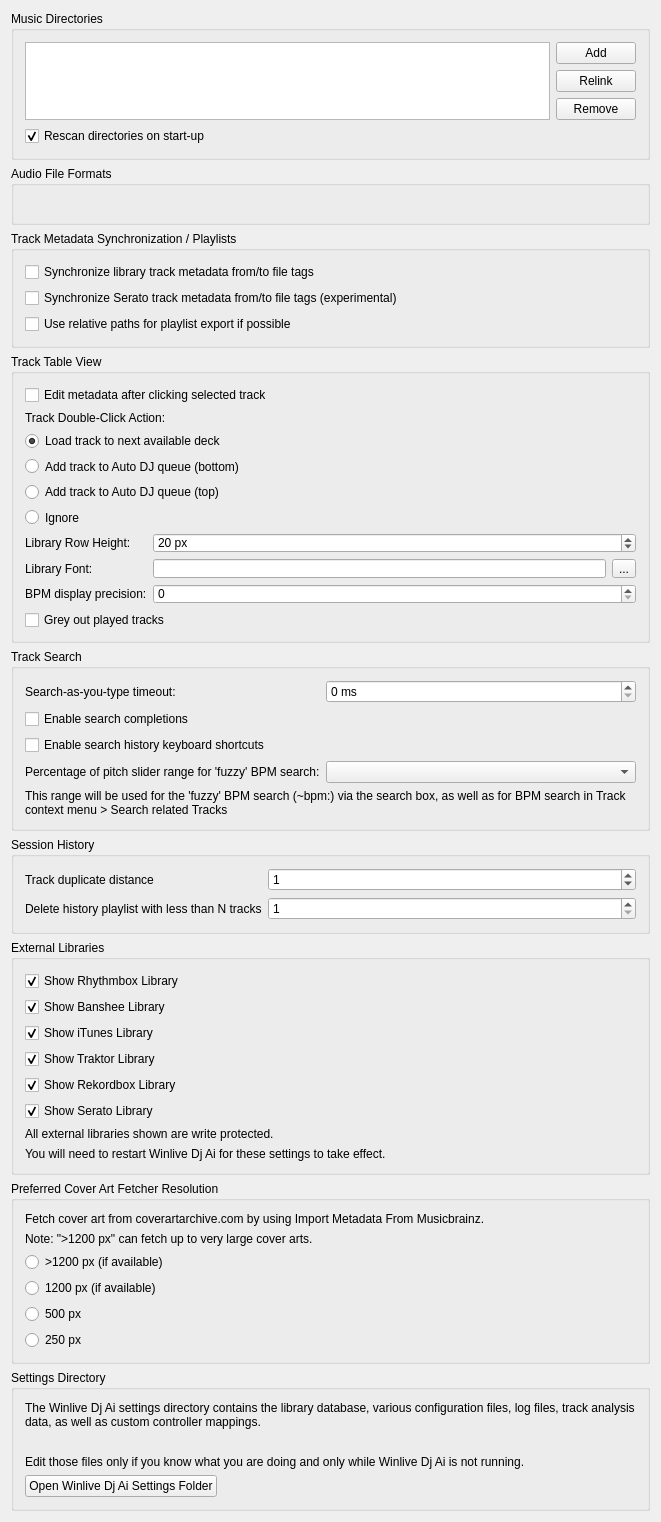
<?xml version="1.0" encoding="UTF-8"?>
<ui version="4.0">
 <class>DlgPrefLibraryDlg</class>
 <widget class="QWidget" name="DlgPrefLibraryDlg">
  <property name="geometry">
   <rect>
    <x>0</x>
    <y>0</y>
    <width>661</width>
    <height>1522</height>
   </rect>
  </property>
  <property name="windowTitle">
   <string notr="true">Library Preferences</string>
  </property>
  <layout class="QVBoxLayout" name="verticalLayout">

   <item>
    <widget class="QGroupBox" name="groupBox_MusicDirectories">
     <property name="title">
      <string>Music Directories</string>
     </property>
     <layout class="QGridLayout" name="gridLayout_music_directories">

      <item row="0" column="0" rowspan="3">
       <widget class="QListView" name="dirList">
        <property name="editTriggers">
         <set>QAbstractItemView::NoEditTriggers</set>
        </property>
        <property name="iconSize">
         <size>
          <width>16</width>
          <height>16</height>
         </size>
        </property>
        <property name="uniformItemSizes">
         <bool>true</bool>
        </property>
       </widget>
      </item>

      <item row="0" column="1">
       <widget class="QPushButton" name="pushButton_add_dir">
        <property name="font">
         <font/>
        </property>
        <property name="toolTip">
         <string>Add a directory where your music is stored. Winlive Dj Ai will watch this directory and its subdirectories for new tracks.</string>
        </property>
        <property name="text">
         <string>Add</string>
        </property>
       </widget>
      </item>

      <item row="1" column="1">
       <widget class="QPushButton" name="pushButton_relocate_dir">
        <property name="toolTip">
         <string>If an existing music directory is moved, Winlive Dj Ai doesn't know where to find the audio files in it. Choose Relink to select the music directory in its new location. &lt;br/&gt; This will re-establish the links to the audio files in the Winlive Dj Ai library.</string>
        </property>
        <property name="text">
         <string extracomment="This will re-establish the links to the audio files in the Winlive Dj Ai database if you move an music directory to a new location.">Relink</string>
        </property>
       </widget>
      </item>

      <item row="2" column="1">
       <widget class="QPushButton" name="pushButton_remove_dir">
        <property name="font">
         <font/>
        </property>
        <property name="toolTip">
         <string>If removed, Winlive Dj Ai will no longer watch this directory and its subdirectories for new tracks.</string>
        </property>
        <property name="text">
         <string>Remove</string>
        </property>
       </widget>
      </item>

      <item row="3" column="0" colspan="2">
       <widget class="QCheckBox" name="checkBox_library_scan">
        <property name="text">
         <string>Rescan directories on start-up</string>
        </property>
        <property name="checked">
         <bool>true</bool>
        </property>
       </widget>
      </item>

     </layout>
    </widget>
   </item>

   <item>
    <widget class="QGroupBox" name="groupBox_AudioFileFormats">
     <property name="title">
      <string>Audio File Formats</string>
     </property>
     <property name="flat">
      <bool>false</bool>
     </property>
     <layout class="QGridLayout" name="gridLayout_audio_formats">
      <item row="0" column="0">
       <widget class="QLabel" name="builtInFormats">
        <property name="text">
         <string/>
        </property>
        <property name="wordWrap">
         <bool>true</bool>
        </property>
       </widget>
      </item>
     </layout>
    </widget>
   </item>

   <item>
    <widget class="QGroupBox" name="groupBox_AudioFileTags">
     <property name="title">
      <string>Track Metadata Synchronization / Playlists</string>
     </property>
     <layout class="QGridLayout" name="gridLayout_metadata">
      <item row="0" column="0" colspan="2">
       <widget class="QCheckBox" name="checkBox_sync_track_metadata">
        <property name="toolTip">
         <string>Automatically write modified track metadata from the library into file tags and reimport metadata from updated file tags into the library</string>
        </property>
        <property name="text">
         <string>Synchronize library track metadata from/to file tags</string>
        </property>
       </widget>
      </item>

      <item row="1" column="0">
       <widget class="QCheckBox" name="checkBox_serato_metadata_export">
        <property name="toolTip">
         <string>Keeps track color, beat grid, bpm lock, cue points, and loops synchronized with SERATO_MARKERS/MARKERS2 file tags.&lt;br/&gt;&lt;br/&gt;WARNING: Enabling this option also enables the reimport of Serato metadata after files have been modified outside of Winlive Dj Ai. On reimport existing metadata in Winlive Dj Ai is replaced with the metadata found in file tags. Custom metadata not included in file tags like loop colors is lost.</string>
        </property>
        <property name="text">
         <string>Synchronize Serato track metadata from/to file tags (experimental)</string>
        </property>
       </widget>
      </item>

      <item row="2" column="0" colspan="2">
       <widget class="QCheckBox" name="checkBox_use_relative_path">
        <property name="text">
         <string>Use relative paths for playlist export if possible</string>
        </property>
       </widget>
      </item>
     </layout>
    </widget>
   </item>

   <item>
    <widget class="QGroupBox" name="groupBox_TrackTableView">
     <property name="title">
      <string>Track Table View</string>
     </property>
     <layout class="QGridLayout" name="gridLayout_track_table_view">

      <item row="1" column="0" colspan="3">
       <widget class="QCheckBox" name="checkBox_edit_metadata_selected_clicked">
        <property name="text">
         <string>Edit metadata after clicking selected track</string>
        </property>
       </widget>
      </item>

      <item row="2" column="0" colspan="3">
       <widget class="QLabel" name="label_doubeClickAction">
        <property name="text">
         <string>Track Double-Click Action:</string>
        </property>
        <property name="alignment">
         <set>Qt::AlignLeft|Qt::AlignVCenter</set>
        </property>
       </widget>
      </item>

      <item row="3" column="0" colspan="3">
       <widget class="QRadioButton" name="radioButton_dbclick_deck">
        <property name="text">
         <string>Load track to next available deck</string>
        </property>
        <property name="checked">
         <bool>true</bool>
        </property>
       </widget>
      </item>
      <item row="4" column="0" colspan="3">
       <widget class="QRadioButton" name="radioButton_dbclick_bottom">
        <property name="text">
         <string>Add track to Auto DJ queue (bottom)</string>
        </property>
       </widget>
      </item>
      <item row="5" column="0" colspan="3">
       <widget class="QRadioButton" name="radioButton_dbclick_top">
        <property name="text">
         <string>Add track to Auto DJ queue (top)</string>
        </property>
       </widget>
      </item>
      <item row="6" column="0" colspan="3">
       <widget class="QRadioButton" name="radioButton_dbclick_ignore">
        <property name="text">
         <string>Ignore</string>
        </property>
       </widget>
      </item>

      <item row="7" column="0">
       <widget class="QLabel" name="label_rowHeight">
        <property name="text">
         <string>Library Row Height:</string>
        </property>
        <property name="alignment">
         <set>Qt::AlignLeft|Qt::AlignVCenter</set>
        </property>
       </widget>
      </item>
      <item row="7" column="1" colspan="2">
       <widget class="QSpinBox" name="spinBox_row_height">
        <property name="suffix">
         <string> px</string>
        </property>
        <property name="minimum">
         <number>5</number>
        </property>
        <property name="maximum">
         <number>100</number>
        </property>
        <property name="value">
         <number>20</number>
        </property>
       </widget>
      </item>

      <item row="8" column="0">
       <widget class="QLabel" name="label_libraryFont">
        <property name="text">
         <string>Library Font:</string>
        </property>
        <property name="alignment">
         <set>Qt::AlignLeft|Qt::AlignVCenter</set>
        </property>
       </widget>
      </item>
      <item row="8" column="1">
       <widget class="QLineEdit" name="lineEdit_library_font">
        <property name="readOnly">
         <bool>true</bool>
        </property>
       </widget>
      </item>
      <item row="8" column="2">
       <widget class="QToolButton" name="btn_library_font">
        <property name="text">
         <string>...</string>
        </property>
       </widget>
      </item>

      <item row="9" column="0">
       <widget class="QLabel" name="label_bpm_precision">
        <property name="text">
         <string>BPM display precision:</string>
        </property>
        <property name="alignment">
         <set>Qt::AlignLeft|Qt::AlignVCenter</set>
        </property>
       </widget>
      </item>
      <item row="9" column="1" colspan="2">
       <widget class="QSpinBox" name="spinbox_bpm_precision"/>
      </item>

      <item row="10" column="0" colspan="3">
       <widget class="QCheckBox" name="checkbox_played_track_color">
        <property name="text">
         <string>Grey out played tracks</string>
        </property>
       </widget>
      </item>

     </layout>
    </widget>
   </item><!-- Track Table View -->

   <item>
    <widget class="QGroupBox" name="groupBox_Search">
     <property name="title">
      <string>Track Search</string>
     </property>
     <layout class="QGridLayout" name="gridLayout_search">

      <item row="0" column="0">
       <widget class="QLabel" name="label_searchDebouncingTimeout">
        <property name="text">
         <string>Search-as-you-type timeout:</string>
        </property>
        <property name="alignment">
         <set>Qt::AlignLeft|Qt::AlignVCenter</set>
        </property>
       </widget>
      </item>
      <item row="0" column="1" colspan="2">
       <widget class="QSpinBox" name="spinBox_search_debouncing_timeout">
        <property name="suffix">
         <string> ms</string>
        </property>
       </widget>
      </item>

      <item row="1" column="0" colspan="3">
       <widget class="QCheckBox" name="checkBox_enable_search_completions">
        <property name="text">
         <string>Enable search completions</string>
        </property>
       </widget>
      </item>

      <item row="2" column="0" colspan="3">
       <widget class="QCheckBox" name="checkBox_enable_search_history_shortcuts">
        <property name="text">
         <string>Enable search history keyboard shortcuts</string>
        </property>
       </widget>
      </item>

      <item row="3" column="0">
       <widget class="QLabel" name="label_searchBpmFuzzyRange">
        <property name="text">
         <string>Percentage of pitch slider range for 'fuzzy' BPM search:</string>
        </property>
        <property name="alignment">
         <set>Qt::AlignLeft|Qt::AlignVCenter</set>
        </property>
        <property name="buddy">
         <cstring>comboBox_search_bpm_fuzzy_range</cstring>
        </property>
       </widget>
      </item>
      <item row="3" column="1" colspan="2">
       <widget class="QComboBox" name="comboBox_search_bpm_fuzzy_range"/>
      </item>
      <item row="4" column="0" colspan="3">
       <widget class="QLabel" name="label_searchBpmFuzzyRangeInfo">
        <property name="text">
         <string>This range will be used for the 'fuzzy' BPM search (~bpm:) via the search box, as well as for BPM search in Track context menu &gt; Search related Tracks</string>
        </property>
        <property name="wordWrap">
         <bool>true</bool>
        </property>
       </widget>
      </item>

     </layout>
    </widget>
   </item><!-- Search box -->

   <item>
    <widget class="QGroupBox" name="groupBox_History">
     <property name="title">
      <string>Session History</string>
     </property>
     <layout class="QGridLayout" name="gridLayout_history">

      <item row="1" column="0">
       <widget class="QLabel" name="label_history_track_duplicate_distance">
        <property name="text">
         <string>Track duplicate distance</string>
        </property>
        <property name="alignment">
         <set>Qt::AlignLeft|Qt::AlignVCenter</set>
        </property>
        <property name="wordWrap">
         <bool>true</bool>
        </property>
       </widget>
      </item>
      <item row="1" column="1" colspan="2">
       <widget class="QSpinBox" name="spinbox_history_track_duplicate_distance">
        <property name="toolTip">
         <string>When playing a track again log it to the session history only if more than N other tracks have been played in the meantime</string>
        </property>
        <property name="minimum">
         <number>0</number>
        </property>
        <property name="maximum">
         <number>99</number>
        </property>
        <property name="value">
         <number>1</number>
        </property>
       </widget>
      </item>

      <item row="2" column="0">
       <widget class="QLabel" name="label_history_cleanup">
        <property name="toolTip">
         <string>History playlist with less than N tracks will be deleted&lt;br/&gt;&lt;br/&gt;Note: the cleanup will be performed during startup and shutdown of Winlive Dj Ai.</string>
        </property>
        <property name="text">
         <string>Delete history playlist with less than N tracks</string>
        </property>
        <property name="alignment">
         <set>Qt::AlignLeft|Qt::AlignVCenter</set>
        </property>
       </widget>
      </item>
      <item row="2" column="1" colspan="2">
       <widget class="QSpinBox" name="spinbox_history_min_tracks_to_keep">
        <property name="minimum">
         <number>1</number>
        </property>
        <property name="maximum">
         <number>99</number>
        </property>
        <property name="value">
         <number>1</number>
        </property>
       </widget>
      </item>

     </layout>
    </widget>
   </item><!-- History -->

   <item>
    <widget class="QGroupBox" name="groupBox_external_libraries">
     <property name="title">
      <string>External Libraries</string>
     </property>
     <layout class="QGridLayout" name="gridLayout_external_libraries">
      <item row="0" column="0">
       <widget class="QCheckBox" name="checkBox_show_rhythmbox">
        <property name="text">
         <string>Show Rhythmbox Library</string>
        </property>
        <property name="checked">
         <bool>true</bool>
        </property>
       </widget>
      </item>
      <item row="1" column="0">
       <widget class="QCheckBox" name="checkBox_show_banshee">
        <property name="text">
         <string>Show Banshee Library</string>
        </property>
        <property name="checked">
         <bool>true</bool>
        </property>
       </widget>
      </item>
      <item row="2" column="0">
       <widget class="QCheckBox" name="checkBox_show_itunes">
        <property name="text">
         <string>Show iTunes Library</string>
        </property>
        <property name="checked">
         <bool>true</bool>
        </property>
       </widget>
      </item>
      <item row="3" column="0">
       <widget class="QCheckBox" name="checkBox_show_traktor">
        <property name="text">
         <string>Show Traktor Library</string>
        </property>
        <property name="checked">
         <bool>true</bool>
        </property>
       </widget>
      </item>
      <item row="4" column="0">
       <widget class="QCheckBox" name="checkBox_show_rekordbox">
        <property name="text">
         <string>Show Rekordbox Library</string>
        </property>
        <property name="checked">
         <bool>true</bool>
        </property>
       </widget>
      </item>
      <item row="5" column="0">
       <widget class="QCheckBox" name="checkBox_show_serato">
        <property name="text">
         <string>Show Serato Library</string>
        </property>
        <property name="checked">
         <bool>true</bool>
        </property>
       </widget>
      </item>
      <item row="6" column="0">
       <widget class="QLabel" name="label_4">
        <property name="text">
         <string>All external libraries shown are write protected.</string>
        </property>
        <property name="wordWrap">
         <bool>true</bool>
        </property>
        <property name="topMargin" stdset="0">
         <number>10</number>
        </property>
       </widget>
      </item>
      <item row="7" column="0">
       <widget class="QLabel" name="label_11">
        <property name="text">
         <string>You will need to restart Winlive Dj Ai for these settings to take effect.</string>
        </property>
        <property name="wordWrap">
         <bool>true</bool>
        </property>
       </widget>
      </item>
     </layout>
    </widget>
   </item>

   <item>
    <widget class="QGroupBox" name="groupBox_cover_art_fetcher">
     <property name="title">
      <string>Preferred Cover Art Fetcher Resolution</string>
     </property>
     <layout class="QGridLayout" name="gridLayout_cover_art_fetcher">
      <item row="0" column="0">
       <widget class="QLabel" name="label_12">
        <property name="text">
         <string>Fetch cover art from coverartarchive.com by using Import Metadata From Musicbrainz.</string>
        </property>
        <property name="wordWrap">
         <bool>true</bool>
        </property>
       </widget>
      </item>
      <item row="1" column="0">
       <widget class="QLabel" name="label_13">
        <property name="text">
         <string>Note: &quot;&gt;1200 px&quot; can fetch up to very large cover arts.</string>
        </property>
        <property name="wordWrap">
         <bool>true</bool>
        </property>
       </widget>
      </item>
      <item row="2" column="0">
       <widget class="QRadioButton" name="radioButton_cover_art_fetcher_highest">
        <property name="text">
         <string>&gt;1200 px (if available)</string>
        </property>
        <property name="checked">
         <bool>false</bool>
        </property>
       </widget>
      </item>
      <item row="3" column="0">
       <widget class="QRadioButton" name="radioButton_cover_art_fetcher_high">
        <property name="text">
         <string>1200 px (if available)</string>
        </property>
        <property name="checked">
         <bool>false</bool>
        </property>
       </widget>
      </item>
      <item row="4" column="0">
       <widget class="QRadioButton" name="radioButton_cover_art_fetcher_medium">
        <property name="text">
         <string>500 px</string>
        </property>
        <property name="checked">
         <bool>false</bool>
        </property>
       </widget>
      </item>
      <item row="5" column="0">
       <widget class="QRadioButton" name="radioButton_cover_art_fetcher_lowest">
        <property name="text">
         <string>250 px</string>
        </property>
        <property name="checked">
         <bool>false</bool>
        </property>
       </widget>
      </item>
     </layout>
    </widget>
   </item>

   <item>
    <widget class="QGroupBox" name="groupBox_settingsDir">
     <property name="title">
      <string>Settings Directory</string>
     </property>
     <layout class="QVBoxLayout" name="vlayout_settingsDir">
      <item>
       <widget class="QLabel" name="label_settingsDir">
        <property name="text">
         <string>The Winlive Dj Ai settings directory contains the library database, various configuration files, log files, track analysis data, as well as custom controller mappings.</string>
        </property>
        <property name="wordWrap">
         <bool>true</bool>
        </property>
       </widget>
      </item>
      <item>
       <widget class="QLabel" name="label_settingsManualLink">
        <property name="text">
         <string/>
        </property>
        <property name="wordWrap">
         <bool>true</bool>
        </property>
        <property name="openExternalLinks">
         <bool>true</bool>
        </property>
       </widget>
      </item>
      <item>
       <widget class="QLabel" name="label_settingsWarning">
        <property name="text">
         <string>Edit those files only if you know what you are doing and only while Winlive Dj Ai is not running.</string>
        </property>
        <property name="wordWrap">
         <bool>true</bool>
        </property>
       </widget>
      </item>
      <item>
       <widget class="QPushButton" name="pushButton_open_settings_dir">
        <property name="sizePolicy">
         <sizepolicy hsizetype="Fixed" vsizetype="Fixed">
          <horstretch>0</horstretch>
          <verstretch>0</verstretch>
         </sizepolicy>
        </property>
        <property name="text">
         <string>Open Winlive Dj Ai Settings Folder</string>
        </property>
       </widget>
      </item>
     </layout>
    </widget>
   </item>
   <item>
    <spacer name="verticalSpacer">
     <property name="orientation">
      <enum>Qt::Vertical</enum>
     </property>
     <property name="sizeHint" stdset="0">
      <size>
       <width>20</width>
       <height>40</height>
      </size>
     </property>
    </spacer>
   </item>
  </layout>
 </widget>
 <layoutdefault spacing="6" margin="11"/>
 <tabstops>
  <tabstop>dirList</tabstop>
  <tabstop>pushButton_add_dir</tabstop>
  <tabstop>pushButton_relocate_dir</tabstop>
  <tabstop>pushButton_remove_dir</tabstop>
  <tabstop>checkBox_library_scan</tabstop>
  <tabstop>checkBox_sync_track_metadata</tabstop>
  <tabstop>checkBox_serato_metadata_export</tabstop>
  <tabstop>checkBox_use_relative_path</tabstop>
  <tabstop>checkBox_edit_metadata_selected_clicked</tabstop>
  <tabstop>radioButton_dbclick_deck</tabstop>
  <tabstop>radioButton_dbclick_bottom</tabstop>
  <tabstop>radioButton_dbclick_top</tabstop>
  <tabstop>radioButton_dbclick_ignore</tabstop>
  <tabstop>spinBox_row_height</tabstop>
  <tabstop>btn_library_font</tabstop>
  <tabstop>spinbox_bpm_precision</tabstop>
  <tabstop>checkbox_played_track_color</tabstop>
  <tabstop>spinBox_search_debouncing_timeout</tabstop>
  <tabstop>checkBox_enable_search_completions</tabstop>
  <tabstop>checkBox_enable_search_history_shortcuts</tabstop>
  <tabstop>comboBox_search_bpm_fuzzy_range</tabstop>
  <tabstop>spinbox_history_track_duplicate_distance</tabstop>
  <tabstop>spinbox_history_min_tracks_to_keep</tabstop>
  <tabstop>checkBox_show_rhythmbox</tabstop>
  <tabstop>checkBox_show_banshee</tabstop>
  <tabstop>checkBox_show_itunes</tabstop>
  <tabstop>checkBox_show_traktor</tabstop>
  <tabstop>checkBox_show_rekordbox</tabstop>
  <tabstop>checkBox_show_serato</tabstop>
  <tabstop>radioButton_cover_art_fetcher_highest</tabstop>
  <tabstop>radioButton_cover_art_fetcher_high</tabstop>
  <tabstop>radioButton_cover_art_fetcher_medium</tabstop>
  <tabstop>radioButton_cover_art_fetcher_lowest</tabstop>
  <tabstop>pushButton_open_settings_dir</tabstop>
 </tabstops>
 <resources/>
 <connections/>
</ui>
